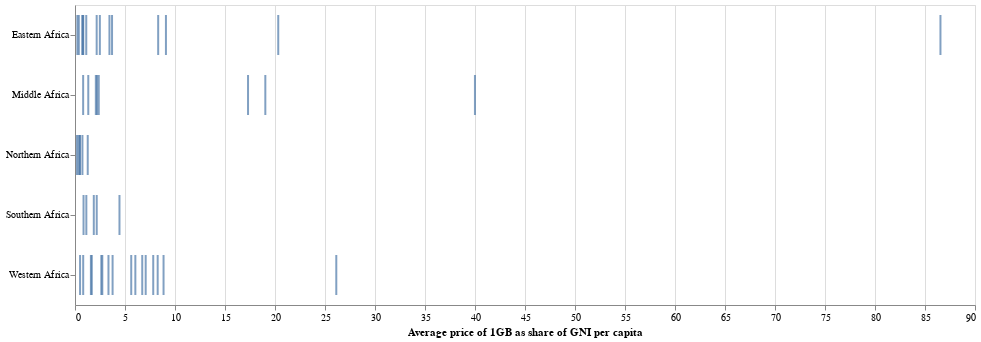

Notebook cell for this chart:
### Code cell
alt.Chart(africa).mark_tick(height=40, thickness=2).encode(
    alt.X('Average price of 1GB as share of GNI per capita:Q'),
    alt.Y('subregion:N', title=''),
    tooltip=['country', 'Average price of 1GB as share of GNI per capita', 'Average price of 1GB (USD)'],
    #color=alt.Color('IncomeGroup:N',scale=alt.Scale(domain=['High income', 'Upper middle income','Lower middle income','Low income'],range=["#002D5A","#008FE6","#EB6E14","#BE232D"]))
).interactive().properties(width=900, height=300)
